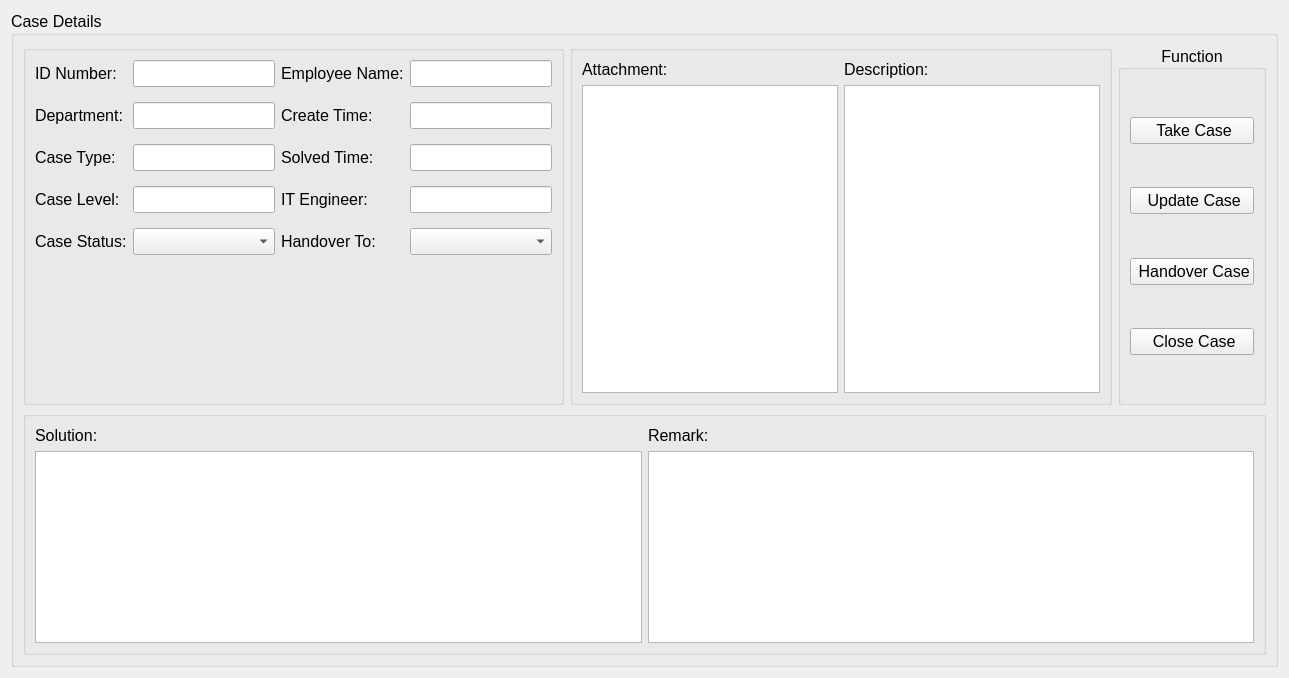
      <widget class="QWidget" name="page_Case_Details">
       <property name="font">
        <font>
         <pointsize>12</pointsize>
        </font>
       </property>
       <layout class="QGridLayout" name="gridLayout_23">
        <item row="0" column="0">
         <widget class="QGroupBox" name="groupBox_11">
          <property name="title">
           <string>Case Details</string>
          </property>
          <layout class="QGridLayout" name="gridLayout_28">
           <item row="0" column="0">
            <widget class="QGroupBox" name="groupBox_12">
             <property name="title">
              <string/>
             </property>
             <layout class="QGridLayout" name="gridLayout_24">
              <item row="0" column="0">
               <layout class="QVBoxLayout" name="verticalLayout_5">
                <item>
                 <layout class="QHBoxLayout" name="horizontalLayout_3">
                  <item>
                   <layout class="QFormLayout" name="formLayout_5">
                    <property name="verticalSpacing">
                     <number>15</number>
                    </property>
                    <item row="0" column="0">
                     <widget class="QLabel" name="label_21">
                      <property name="text">
                       <string>ID Number:</string>
                      </property>
                     </widget>
                    </item>
                    <item row="0" column="1">
                     <widget class="QLineEdit" name="lineEdit_Details_ID"/>
                    </item>
                    <item row="1" column="0">
                     <widget class="QLabel" name="label_22">
                      <property name="text">
                       <string>Department:</string>
                      </property>
                     </widget>
                    </item>
                    <item row="2" column="0">
                     <widget class="QLabel" name="label_23">
                      <property name="text">
                       <string>Case Type:</string>
                      </property>
                     </widget>
                    </item>
                    <item row="3" column="0">
                     <widget class="QLabel" name="label_24">
                      <property name="text">
                       <string>Case Level:</string>
                      </property>
                     </widget>
                    </item>
                    <item row="4" column="0">
                     <widget class="QLabel" name="label_25">
                      <property name="text">
                       <string>Case Status:</string>
                      </property>
                     </widget>
                    </item>
                    <item row="1" column="1">
                     <widget class="QLineEdit" name="lineEdit_Details_Department"/>
                    </item>
                    <item row="2" column="1">
                     <widget class="QLineEdit" name="lineEdit_Details_CaseType"/>
                    </item>
                    <item row="3" column="1">
                     <widget class="QLineEdit" name="lineEdit_Details_CaseLevel"/>
                    </item>
                    <item row="4" column="1">
                     <widget class="QComboBox" name="comboBox_Details_Case_Status">
                      <property name="font">
                       <font>
                        <pointsize>12</pointsize>
                       </font>
                      </property>
                     </widget>
                    </item>
                   </layout>
                  </item>
                  <item>
                   <layout class="QFormLayout" name="formLayout_6">
                    <property name="verticalSpacing">
                     <number>15</number>
                    </property>
                    <item row="0" column="0">
                     <widget class="QLabel" name="label_26">
                      <property name="text">
                       <string>Employee Name:</string>
                      </property>
                     </widget>
                    </item>
                    <item row="1" column="0">
                     <widget class="QLabel" name="label_27">
                      <property name="text">
                       <string>Create Time:</string>
                      </property>
                     </widget>
                    </item>
                    <item row="2" column="0">
                     <widget class="QLabel" name="label_28">
                      <property name="text">
                       <string>Solved Time:</string>
                      </property>
                     </widget>
                    </item>
                    <item row="3" column="0">
                     <widget class="QLabel" name="label_29">
                      <property name="text">
                       <string>IT Engineer:</string>
                      </property>
                     </widget>
                    </item>
                    <item row="4" column="0">
                     <widget class="QLabel" name="label_30">
                      <property name="text">
                       <string>Handover To:</string>
                      </property>
                     </widget>
                    </item>
                    <item row="0" column="1">
                     <widget class="QLineEdit" name="lineEdit_Details_EmployeeName"/>
                    </item>
                    <item row="1" column="1">
                     <widget class="QLineEdit" name="lineEdit_Details_CreateTime"/>
                    </item>
                    <item row="2" column="1">
                     <widget class="QLineEdit" name="lineEdit_Details_SolvedTime"/>
                    </item>
                    <item row="3" column="1">
                     <widget class="QLineEdit" name="lineEdit_Details_ITEngineer"/>
                    </item>
                    <item row="4" column="1">
                     <widget class="QComboBox" name="comboBox_Details_HandoverTo">
                      <property name="font">
                       <font>
                        <pointsize>12</pointsize>
                       </font>
                      </property>
                      <property name="placeholderText">
                       <string>Select...</string>
                      </property>
                     </widget>
                    </item>
                   </layout>
                  </item>
                 </layout>
                </item>
                <item>
                 <spacer name="verticalSpacer">
                  <property name="orientation">
                   <enum>Qt::Vertical</enum>
                  </property>
                  <property name="sizeHint" stdset="0">
                   <size>
                    <width>20</width>
                    <height>138</height>
                   </size>
                  </property>
                 </spacer>
                </item>
               </layout>
              </item>
             </layout>
            </widget>
           </item>
           <item row="0" column="1">
            <widget class="QGroupBox" name="groupBox_13">
             <property name="title">
              <string/>
             </property>
             <layout class="QGridLayout" name="gridLayout_25">
              <item row="0" column="0">
               <layout class="QHBoxLayout" name="horizontalLayout_2">
                <item>
                 <layout class="QVBoxLayout" name="verticalLayout_3">
                  <item>
                   <widget class="QLabel" name="label_31">
                    <property name="text">
                     <string>Attachment:</string>
                    </property>
                   </widget>
                  </item>
                  <item>
                   <widget class="QTextEdit" name="textEdit_Details_Attachment">
                    <property name="font">
                     <font>
                      <pointsize>12</pointsize>
                     </font>
                    </property>
                   </widget>
                  </item>
                 </layout>
                </item>
                <item>
                 <layout class="QVBoxLayout" name="verticalLayout_4">
                  <item>
                   <widget class="QLabel" name="label_32">
                    <property name="text">
                     <string>Description:</string>
                    </property>
                   </widget>
                  </item>
                  <item>
                   <widget class="QTextEdit" name="textEdit_Details_Description">
                    <property name="font">
                     <font>
                      <pointsize>12</pointsize>
                     </font>
                    </property>
                   </widget>
                  </item>
                 </layout>
                </item>
               </layout>
              </item>
             </layout>
            </widget>
           </item>
           <item row="0" column="2">
            <widget class="QGroupBox" name="groupBox_14">
             <property name="font">
              <font>
               <pointsize>12</pointsize>
              </font>
             </property>
             <property name="title">
              <string>Function</string>
             </property>
             <property name="alignment">
              <set>Qt::AlignCenter</set>
             </property>
             <layout class="QGridLayout" name="gridLayout_26">
              <item row="0" column="0">
               <spacer name="verticalSpacer_3">
                <property name="orientation">
                 <enum>Qt::Vertical</enum>
                </property>
                <property name="sizeHint" stdset="0">
                 <size>
                  <width>20</width>
                  <height>30</height>
                 </size>
                </property>
               </spacer>
              </item>
              <item row="1" column="0">
               <widget class="QPushButton" name="pushButton_Details_Take_Case">
                <property name="font">
                 <font>
                  <pointsize>12</pointsize>
                 </font>
                </property>
                <property name="text">
                 <string> Take Case</string>
                </property>
                <property name="icon">
                 <iconset resource="ResourceFile.qrc">
                  <normaloff>:/Icon/takeuser.png</normaloff>:/Icon/takeuser.png</iconset>
                </property>
               </widget>
              </item>
              <item row="2" column="0">
               <spacer name="verticalSpacer_4">
                <property name="orientation">
                 <enum>Qt::Vertical</enum>
                </property>
                <property name="sizeHint" stdset="0">
                 <size>
                  <width>20</width>
                  <height>29</height>
                 </size>
                </property>
               </spacer>
              </item>
              <item row="3" column="0">
               <widget class="QPushButton" name="pushButton_Details_Updat_Case">
                <property name="font">
                 <font>
                  <pointsize>12</pointsize>
                 </font>
                </property>
                <property name="text">
                 <string> Update Case</string>
                </property>
                <property name="icon">
                 <iconset resource="ResourceFile.qrc">
                  <normaloff>:/Icon/modifyUser.png</normaloff>:/Icon/modifyUser.png</iconset>
                </property>
               </widget>
              </item>
              <item row="4" column="0">
               <spacer name="verticalSpacer_5">
                <property name="orientation">
                 <enum>Qt::Vertical</enum>
                </property>
                <property name="sizeHint" stdset="0">
                 <size>
                  <width>20</width>
                  <height>30</height>
                 </size>
                </property>
               </spacer>
              </item>
              <item row="5" column="0">
               <widget class="QPushButton" name="pushButton_Details_Handover_Case">
                <property name="font">
                 <font>
                  <pointsize>12</pointsize>
                 </font>
                </property>
                <property name="text">
                 <string> Handover Case</string>
                </property>
                <property name="icon">
                 <iconset resource="ResourceFile.qrc">
                  <normaloff>:/Icon/handoverUser.png</normaloff>:/Icon/handoverUser.png</iconset>
                </property>
               </widget>
              </item>
              <item row="6" column="0">
               <spacer name="verticalSpacer_6">
                <property name="orientation">
                 <enum>Qt::Vertical</enum>
                </property>
                <property name="sizeHint" stdset="0">
                 <size>
                  <width>20</width>
                  <height>29</height>
                 </size>
                </property>
               </spacer>
              </item>
              <item row="7" column="0">
               <widget class="QPushButton" name="pushButton_Details_Close_Case">
                <property name="font">
                 <font>
                  <pointsize>12</pointsize>
                 </font>
                </property>
                <property name="text">
                 <string> Close Case</string>
                </property>
                <property name="icon">
                 <iconset resource="ResourceFile.qrc">
                  <normaloff>:/Icon/closeUser.png</normaloff>:/Icon/closeUser.png</iconset>
                </property>
               </widget>
              </item>
              <item row="8" column="0">
               <spacer name="verticalSpacer_7">
                <property name="orientation">
                 <enum>Qt::Vertical</enum>
                </property>
                <property name="sizeHint" stdset="0">
                 <size>
                  <width>20</width>
                  <height>38</height>
                 </size>
                </property>
               </spacer>
              </item>
             </layout>
            </widget>
           </item>
           <item row="1" column="0" colspan="3">
            <widget class="QGroupBox" name="groupBox_15">
             <property name="title">
              <string/>
             </property>
             <layout class="QGridLayout" name="gridLayout_27">
              <item row="0" column="0">
               <layout class="QHBoxLayout" name="horizontalLayout">
                <item>
                 <layout class="QVBoxLayout" name="verticalLayout">
                  <item>
                   <widget class="QLabel" name="label_33">
                    <property name="text">
                     <string>Solution:</string>
                    </property>
                   </widget>
                  </item>
                  <item>
                   <widget class="QTextEdit" name="textEdit_Details_Solution">
                    <property name="font">
                     <font>
                      <pointsize>12</pointsize>
                     </font>
                    </property>
                   </widget>
                  </item>
                 </layout>
                </item>
                <item>
                 <layout class="QVBoxLayout" name="verticalLayout_2">
                  <item>
                   <widget class="QLabel" name="label_34">
                    <property name="text">
                     <string>Remark:</string>
                    </property>
                   </widget>
                  </item>
                  <item>
                   <widget class="QTextEdit" name="textEdit_Details_Remark">
                    <property name="font">
                     <font>
                      <pointsize>12</pointsize>
                     </font>
                    </property>
                   </widget>
                  </item>
                 </layout>
                </item>
               </layout>
              </item>
             </layout>
            </widget>
           </item>
          </layout>
         </widget>
        </item>
       </layout>
      </widget>
